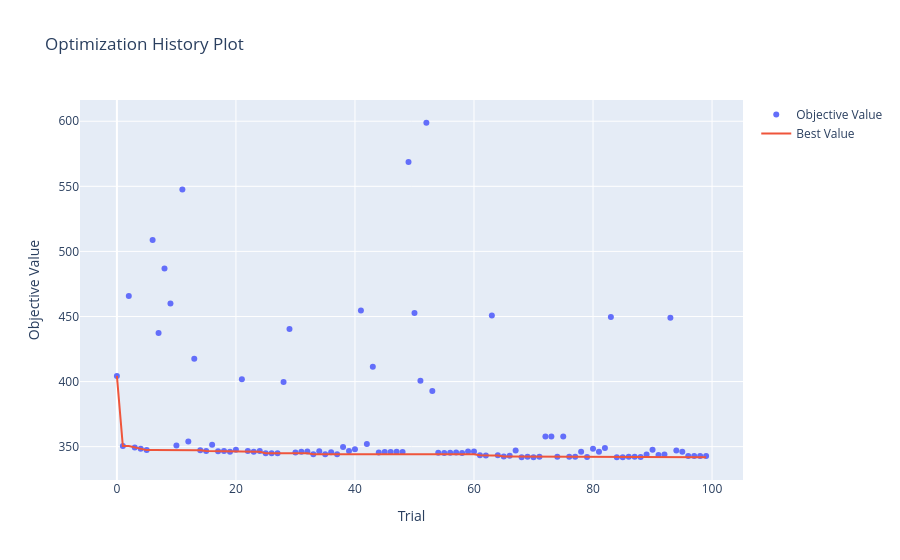
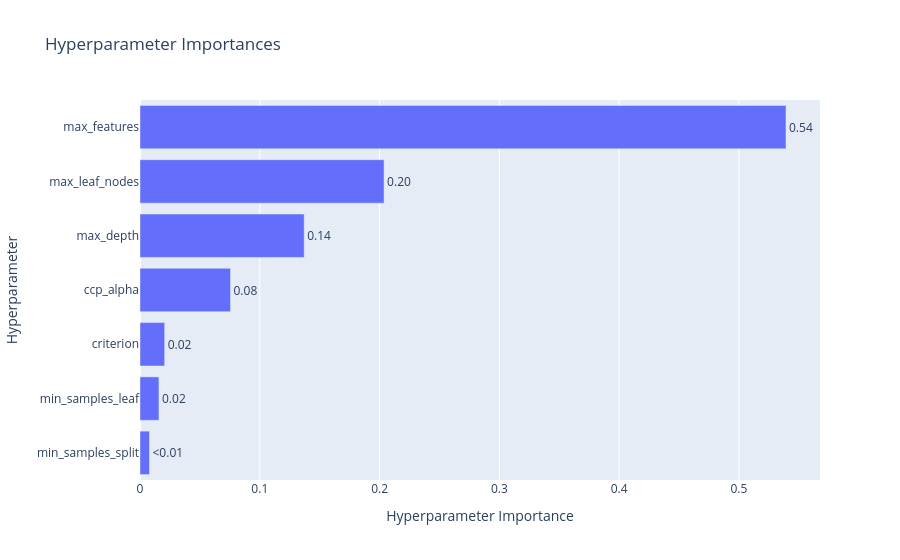

The notebook cell saved with these charts, in order:
### Code cell
def objective(trial):
    params = {
        "max_depth": trial.suggest_int("max_depth", 2, 32),
        "min_samples_split": trial.suggest_int("min_samples_split", 2, 20),
        "min_samples_leaf": trial.suggest_int("min_samples_leaf", 1, 20),
        "max_leaf_nodes": trial.suggest_int("max_leaf_nodes", 2, 100),  
        "ccp_alpha": trial.suggest_float("ccp_alpha", 0.0, 0.1),
        "max_features": trial.suggest_categorical("max_features", [None, "sqrt", "log2"]),
        "criterion": trial.suggest_categorical("criterion", ["squared_error", "absolute_error"])
    }

    model = DecisionTreeRegressor(**params, random_state=RANDOM_STATE)
    pipeline = Pipeline([
        ("preprocessor", tree_preprocessor),
        ("model", model)
    ])

    scorer = make_scorer(root_mean_squared_error)
    scores = cross_val_score(
        pipeline,
        X_train_val,
        y_train_val,
        cv=cv,
        scoring=scorer
    )

    return scores.mean()

sampler = optuna.samplers.TPESampler(seed=RANDOM_STATE)
study = optuna.create_study(direction='minimize', sampler=sampler)
study.optimize(objective, n_trials=100, show_progress_bar=True, n_jobs=4)

fig1 = optuna.visualization.plot_optimization_history(study)
fig2 = optuna.visualization.plot_param_importances(study)

display(fig1)
display(fig2) 

best_params = study.best_params
print("Лучшие гиперпараметры:", best_params)
best_value = study.best_value
print("Лучшее среднее значение RMSE на кросс-валидации:", round(best_value, 3))

### Figure 1 — Plotly figure (JSON) as saved in the notebook; plotly's stock layout.template omitted (floating-point values rounded to 4 significant figures)
{"data": [{"mode": "markers", "name": "Objective Value", "type": "scatter", "x": [0, 1, 2, 3, 4, 5, 6, 7, 8, 9, 10, 11, 12, 13, 14, 15, 16, 17, 18, 19, 20, 21, 22, 23, 24, 25, 26, 27, 28, 29, 30, 31, 32, 33, 34, 35, 36, 37, 38, 39, 40, 41, 42, 43, 44, 45, 46, 47, 48, 49, 50, 51, 52, 53, 54, 55, 56, 57, 58, 59, 60, 61, 62, 63, 64, 65, 66, 67, 68, 69, 70, 71, 72, 73, 74, 75, 76, 77, 78, 79, 80, 81, 82, 83, 84, 85, 86, 87, 88, 89, 90, 91, 92, 93, 94, 95, 96, 97, 98, 99], "y": [404.3, 350.5, 465.7, 349.4, 348.3, 347.3, 508.7, 437.3, 486.8, 460.1, 350.9, 547.6, 353.9, 417.5, 347.2, 346.7, 351.5, 346.4, 346.6, 346.2, 347.6, 401.7, 346.7, 346.1, 346.7, 344.9, 344.9, 344.9, 399.7, 440.3, 345.6, 346.1, 346.3, 344.2, 346.4, 344.2, 345.7, 344.2, 349.8, 346.7, 348.0, 454.6, 352.1, 411.4, 345.6, 345.9, 345.9, 346.2, 345.9, 568.7, 452.8, 400.6, 598.8, 392.8, 345.2, 345.1, 345.2, 345.5, 345.1, 346.2, 346.2, 343.5, 343.2, 450.7, 343.5, 342.4, 342.9, 347.0, 342.0, 342.2, 341.9, 342.2, 357.8, 357.8, 342.2, 357.8, 342.2, 342.2, 346.0, 342.0, 348.4, 346.0, 348.9, 449.7, 341.9, 341.9, 342.2, 342.2, 342.0, 343.9, 347.5, 343.5, 343.9, 449.0, 347.0, 346.2, 342.9, 342.7, 342.7, 342.9]}, {"mode": "lines", "name": "Best Value", "type": "scatter", "x": [0, 1, 2, 3, 4, 5, 6, 7, 8, 9, 10, 11, 12, 13, 14, 15, 16, 17, 18, 19, 20, 21, 22, 23, 24, 25, 26, 27, 28, 29, 30, 31, 32, 33, 34, 35, 36, 37, 38, 39, 40, 41, 42, 43, 44, 45, 46, 47, 48, 49, 50, 51, 52, 53, 54, 55, 56, 57, 58, 59, 60, 61, 62, 63, 64, 65, 66, 67, 68, 69, 70, 71, 72, 73, 74, 75, 76, 77, 78, 79, 80, 81, 82, 83, 84, 85, 86, 87, 88, 89, 90, 91, 92, 93, 94, 95, 96, 97, 98, 99], "y": [404.3, 350.5, 350.5, 349.4, 348.3, 347.3, 347.3, 347.3, 347.3, 347.3, 347.3, 347.3, 347.3, 347.3, 347.2, 346.7, 346.7, 346.4, 346.4, 346.2, 346.2, 346.2, 346.2, 346.1, 346.1, 344.9, 344.9, 344.9, 344.9, 344.9, 344.9, 344.9, 344.9, 344.2, 344.2, 344.2, 344.2, 344.2, 344.2, 344.2, 344.2, 344.2, 344.2, 344.2, 344.2, 344.2, 344.2, 344.2, 344.2, 344.2, 344.2, 344.2, 344.2, 344.2, 344.2, 344.2, 344.2, 344.2, 344.2, 344.2, 344.2, 343.5, 343.2, 343.2, 343.2, 342.4, 342.4, 342.4, 342.0, 342.0, 341.9, 341.9, 341.9, 341.9, 341.9, 341.9, 341.9, 341.9, 341.9, 341.9, 341.9, 341.9, 341.9, 341.9, 341.9, 341.9, 341.9, 341.9, 341.9, 341.9, 341.9, 341.9, 341.9, 341.9, 341.9, 341.9, 341.9, 341.9, 341.9, 341.9]}, {"marker": {"color": "#cccccc"}, "mode": "markers", "name": "Infeasible Trial", "showlegend": false, "type": "scatter", "x": [], "y": []}], "layout": {"title": {"text": "Optimization History Plot"}, "xaxis": {"title": {"text": "Trial"}}, "yaxis": {"title": {"text": "Objective Value"}}}}

### Figure 2 — Plotly figure (JSON) as saved in the notebook; plotly's stock layout.template omitted (floating-point values rounded to 4 significant figures)
{"data": [{"cliponaxis": false, "hovertemplate": ["min_samples_split (IntDistribution): 0.007916046530008197<extra></extra>", "min_samples_leaf (IntDistribution): 0.01582998341036961<extra></extra>", "criterion (CategoricalDistribution): 0.02060441571760612<extra></extra>", "ccp_alpha (FloatDistribution): 0.07554073327639045<extra></extra>", "max_depth (IntDistribution): 0.13706765887045944<extra></extra>", "max_leaf_nodes (IntDistribution): 0.2037597568353628<extra></extra>", "max_features (CategoricalDistribution): 0.5392814053598033<extra></extra>"], "name": "Objective Value", "orientation": "h", "text": ["<0.01", "0.02", "0.02", "0.08", "0.14", "0.20", "0.54"], "textposition": "outside", "type": "bar", "x": [0.007916, 0.01583, 0.0206, 0.07554, 0.1371, 0.2038, 0.5393], "y": ["min_samples_split", "min_samples_leaf", "criterion", "ccp_alpha", "max_depth", "max_leaf_nodes", "max_features"]}], "layout": {"title": {"text": "Hyperparameter Importances"}, "xaxis": {"title": {"text": "Hyperparameter Importance"}}, "yaxis": {"title": {"text": "Hyperparameter"}}}}
